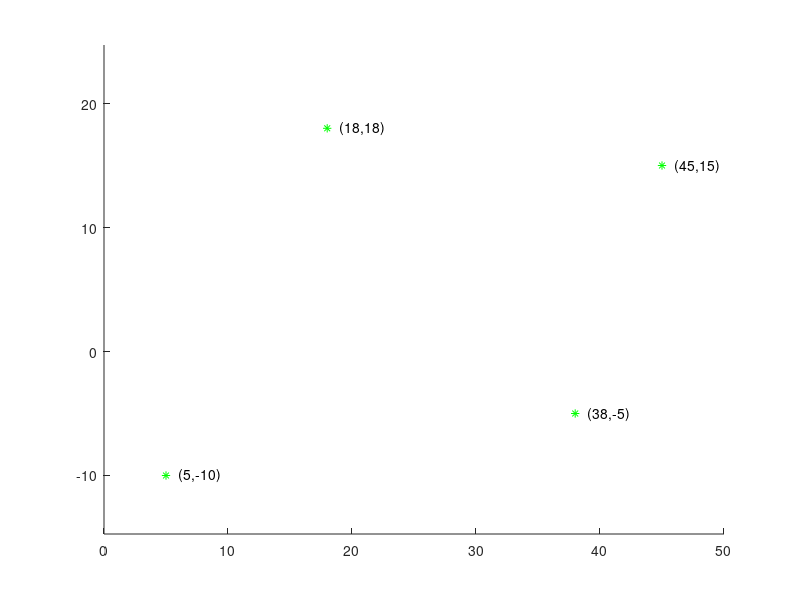

Reproduce this figure in MATLAB. (Note: this script raises an error after producing the figure.)
printf("\n");

function label(p, c)
 sp_x = num2str(p(1));
 sp_y = num2str(p(2));
 x    = p(1);
 y    = p(2);
 s    = strcat("(", sp_x, ",", sp_y, ")");
 text(x + 1,y, s);
 h = plot(p(1), p(2), ".*");
 set(h, 'color', c);
endfunction

p0 = [ 5;-10];
p1 = [18; 18];
p2 = [38; -5];
p3 = [45; 15];

hold on;

xlim([0 50])
axis equal

label(p0, 'green');
label(p1, 'green');
label(p2, 'green');
label(p3, 'green');

#  b3 spline
pts = kron((1-t).^3,p0)      ...
    + kron(3*(1-t).^2.*t,p1) ...
    + kron(3*(1-t).*t.^2,p2) ...
    + kron(t.^3,p3);
p = plot(pts(1,:),pts(2,:));
set(p, 'color', 'red');

# tangents
a = -3*t.^2 +  6*t - 3;
b =  9*t.^2 - 12*t + 3;
c = -9*t.^2 +  6*t;
d =  3*t.^2;

tvec = kron(a,p0) + kron(b,p1) + kron(c,p2) + kron(d,p3);
for i=1:10:101
    l = line([pts(1,i), pts(1,i)+tvec(1,i)/6], ...
             [pts(2,i), pts(2,i)+tvec(2,i)/6]);
    set(l,'color', 'green');
end

syms a b c d 
